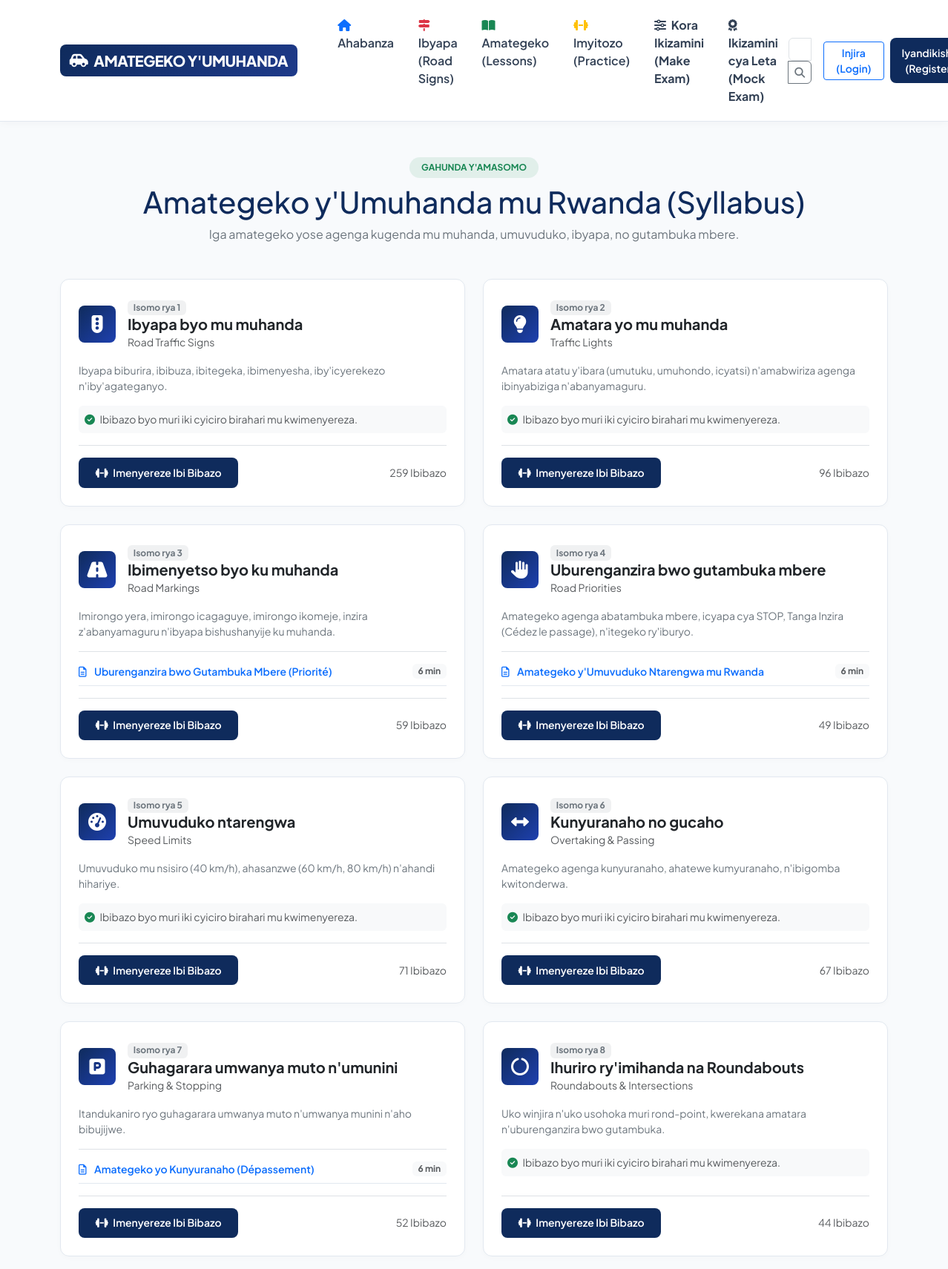
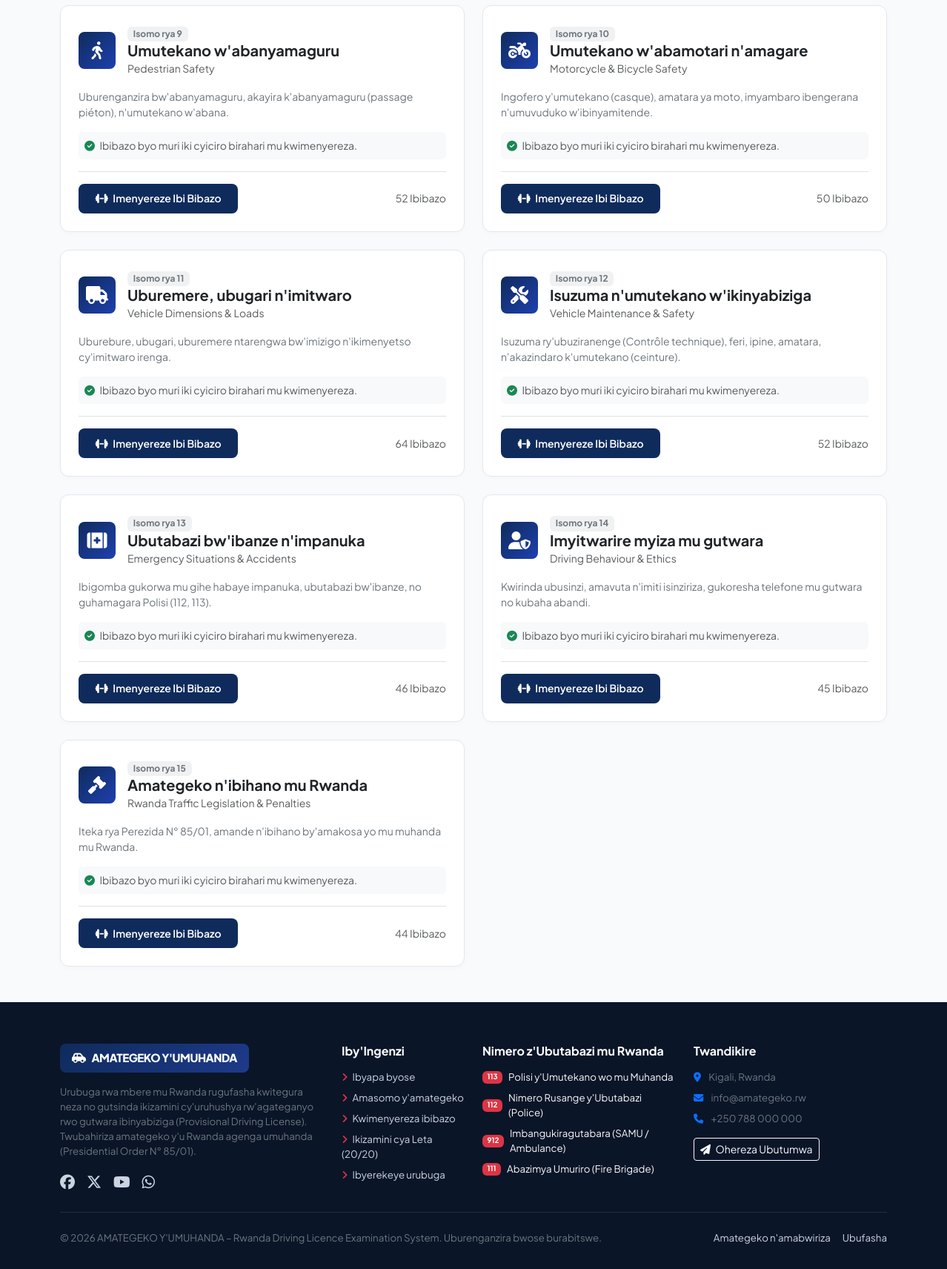
The page /curriculum/traffic-rules/ on the database its author committed (2 pictures, top to bottom).
### apps/curriculum/models.py (models this page shows, shortened)
class Category(models.Model):
    name_rw = models.CharField(max_length=150, verbose_name="Izina ry'Icyiciro (Kinyarwanda)")
    name_en = models.CharField(max_length=150, verbose_name="Category Name (English)")
    slug = models.SlugField(max_length=160, unique=True, blank=True)
    description_rw = models.TextField(blank=True, verbose_name="Ibisobanuro (Kinyarwanda)")
    description_en = models.TextField(blank=True, verbose_name="Description (English)")
    icon = models.CharField(max_length=50, default="fa-traffic-light", help_text="Font Awesome icon class")
    order = models.PositiveIntegerField(default=1)
    class Meta:
        ordering = ['order', 'id']
        verbose_name = "Syllabus Category"
        verbose_name_plural = "Syllabus Categories"

class Lesson(models.Model):
    category = models.ForeignKey(Category, on_delete=models.CASCADE, related_name='lessons')
    title_rw = models.CharField(max_length=250, verbose_name="Umutwe w'Isomo (Kinyarwanda)")
    title_en = models.CharField(max_length=250, verbose_name="Lesson Title (English)")
    slug = models.SlugField(max_length=260, unique=True, blank=True)
    summary_rw = models.TextField(verbose_name="Incamake (Kinyarwanda)")
    summary_en = models.TextField(verbose_name="Summary (English)")
    content_rw = models.TextField(verbose_name="Isomo Ryose (Kinyarwanda)")
    content_en = models.TextField(verbose_name="Full Lesson (English)")
    key_takeaways_rw = models.TextField(blank=True, verbose_name="Amasomo y'Ingenzi yo Kuzirikana")
    key_takeaways_en = models.TextField(blank=True, verbose_name="Key Takeaways")
    legal_reference = models.CharField(max_length=250, blank=True, verbose_name="Legal Reference")
    estimated_read_time = models.PositiveIntegerField(default=5, help_text="In minutes")
    order = models.PositiveIntegerField(default=1)
    created_at = models.DateTimeField(auto_now_add=True)
    updated_at = models.DateTimeField(auto_now=True)
    class Meta:
        ordering = ['category__order', 'order']
        verbose_name = "Lesson"
        verbose_name_plural = "Lessons"

### apps/curriculum/views.py (the view)
# urls.py: path('traffic-rules/', views.traffic_rules_view, name='traffic_rules'),
def traffic_rules_view(request):
    categories = Category.objects.prefetch_related('lessons').all()
    total_lessons = Lesson.objects.count()
    return render(request, 'curriculum/traffic_rules.html', {
        'categories': categories,
        'total_lessons': total_lessons
    })

### apps/core/context_processors.py (called while the page is built)
def global_context(request):
    return {
        'site_categories': Category.objects.all().order_by('order'),
        'total_questions_count': Question.objects.filter(is_active=True).count(),
        'total_road_signs_count': RoadSign.objects.count(),
        'official_exam_questions': 20,
        'official_exam_duration': 20,
        'official_exam_pass_mark': 12,
    }

### templates/curriculum/traffic_rules.html (shortened to what this page needs)
{% extends 'base.html' %}
{% block content %}
<div class="container py-5">
    <div class="text-center max-w-xl mx-auto mb-5">
        <span class="badge bg-success bg-opacity-10 text-success px-3 py-2 rounded-pill fw-bold mb-2">
            GAHUNDA Y'AMASOMO
        </span>
        <h1 class="fw-extrabold" style="color: #0f2b5c;">
            Amategeko y'Umuhanda mu Rwanda (Syllabus)
        </h1>
        <p class="text-secondary">
            Iga amategeko yose agenga kugenda mu muhanda, umuvuduko, ibyapa, no gutambuka mbere.
        </p>
    </div>
    <div class="row g-4">
        {% for cat in categories %}
        <div class="col-lg-6">
            <div class="card card-custom h-100 p-4">
                <div class="d-flex align-items-center gap-3 mb-3">
                    <div class="rounded-3 p-3 text-white" style="background: linear-gradient(135deg, #0f2b5c, #1e40af); width: 50px; height: 50px; display: flex; align-items: center; justify-content: center;">
                        <i class="fa-solid {{ cat.icon }} fs-4"></i>
                    </div>
                    <div>
                        <span class="badge bg-secondary bg-opacity-10 text-secondary">Isomo rya {{ cat.order }}</span>
                        <h5 class="fw-bold mb-0 text-dark">{{ cat.name_rw }}</h5>
                        <small class="text-muted">{{ cat.name_en }}</small>
                    </div>
                </div>
                <p class="text-secondary small mb-3">
                    {{ cat.description_rw }}
                </p>
                {% if cat.lessons.all %}
                <div class="list-group list-group-flush border-top pt-2 mb-3">
                    {% for lesson in cat.lessons.all %}
                    <a href="{% url 'curriculum:lesson_detail' lesson.slug %}" class="list-group-item list-group-item-action d-flex justify-content-between align-items-center px-0 py-2 border-0">
                        <span class="small fw-semibold text-primary">
                            <i class="fa-regular fa-file-lines me-2"></i> {{ lesson.title_rw }}
                        </span>
                        <span class="badge bg-light text-muted">{{ lesson.estimated_read_time }} min</span>
                    </a>
                    {% endfor %}
                </div>
                {% else %}
                <div class="p-2 bg-light rounded text-muted small mb-3">
                    <i class="fa-solid fa-circle-check text-success me-1"></i> Ibibazo byo muri iki cyiciro birahari mu kwimenyereza.
                </div>
                {% endif %}
                <div class="d-flex justify-content-between align-items-center mt-auto pt-3 border-top">
                    <a href="{% url 'examinations:practice' %}?category={{ cat.slug }}" class="btn btn-sm btn-rw-primary">
                        <i class="fa-solid fa-dumbbell me-1"></i> Imenyereze Ibi Bibazo
                    </a>
                    <span class="small text-muted">{{ cat.questions.count }} Ibibazo</span>
                </div>
            </div>
        </div>
        {% endfor %}
    </div>
</div>
{% endblock %}

### templates/base.html (style rules this page uses)
:root { --primary-blue: #0f2b5c; --primary-accent: #1e40af; --rwanda-red: #dc2626; --rwanda-yellow: #f59e0b; --rwanda-green: #10b981; --slate-bg: #f8fafc; --card-border: #e2e8f0; --text-dark: #0f172a; --text-muted: #64748b; }
body { font-family: 'Plus Jakarta Sans', -apple-system, BlinkMacSystemFont, "Segoe UI", Roboto, sans-serif; background-color: var(--slate-bg); color: var(--text-dark); min-height: 100vh; display: flex; flex-direction: column; }
.btn-rw-primary { background-color: var(--primary-blue); color: #ffffff; font-weight: 600; border: none; border-radius: 8px; padding: 0.6rem 1.4rem; transition: all 0.2s; }
.card-custom { background: #ffffff; border: 1px solid var(--card-border); border-radius: 12px; box-shadow: 0 2px 8px rgba(0, 0, 0, 0.02); transition: transform 0.2s, box-shadow 0.2s; }

### rows shown on the page
Category: order "1", name_rw "Ibyapa byo mu muhanda", name_en "Road Traffic Signs", description_rw "Ibyapa biburira, ibibuza, ibitegeka, ibimenyesha, iby'icyerekezo n'iby'agateganyo.", shows "Ibibazo byo muri iki cyiciro birahari mu kwimenyereza.", questions.count "259"
Category: order "2", name_rw "Amatara yo mu muhanda", name_en "Traffic Lights", description_rw "Amatara atatu y'ibara (umutuku, umuhondo, icyatsi) n'amabwiriza agenga ibinyabiziga n'abanyamaguru.", shows "Ibibazo byo muri iki cyiciro birahari mu kwimenyereza.", questions.count "96"
Category: order "3", name_rw "Ibimenyetso byo ku muhanda", name_en "Road Markings", description_rw "Imirongo yera, imirongo icagaguye, imirongo ikomeje, inzira z'abanyamaguru n'ibyapa bishushanyije ku muhanda.", questions.count "59"
Lesson: title_rw "Uburenganzira bwo Gutambuka Mbere (Priorité)", estimated_read_time "6"
Category: order "4", name_rw "Uburenganzira bwo gutambuka mbere", name_en "Road Priorities", description_rw "Amategeko agenga abatambuka mbere, icyapa cya STOP, Tanga Inzira (Cédez le passage), n'itegeko ry'iburyo.", questions.count "49"
Lesson: title_rw "Amategeko y'Umuvuduko Ntarengwa mu Rwanda", estimated_read_time "6"
Category: order "5", name_rw "Umuvuduko ntarengwa", name_en "Speed Limits", description_rw "Umuvuduko mu nsisiro (40 km/h), ahasanzwe (60 km/h, 80 km/h) n'ahandi hihariye.", shows "Ibibazo byo muri iki cyiciro birahari mu kwimenyereza.", questions.count "71"
Category: order "6", name_rw "Kunyuranaho no gucaho", name_en "Overtaking & Passing", description_rw "Amategeko agenga kunyuranaho, ahatewe kumyuranaho, n'ibigomba kwitonderwa.", shows "Ibibazo byo muri iki cyiciro birahari mu kwimenyereza.", questions.count "67"
Category: order "7", name_rw "Guhagarara umwanya muto n'umunini", name_en "Parking & Stopping", description_rw "Itandukaniro ryo guhagarara umwanya muto n'umwanya munini n'aho bibujijwe.", questions.count "52"
Lesson: title_rw "Amategeko yo Kunyuranaho (Dépassement)", estimated_read_time "6"
Category: order "8", name_rw "Ihuriro ry'imihanda na Roundabouts", name_en "Roundabouts & Intersections", description_rw "Uko winjira n'uko usohoka muri rond-point, kwerekana amatara n'uburenganzira bwo gutambuka.", shows "Ibibazo byo muri iki cyiciro birahari mu kwimenyereza.", questions.count "44"
Category: order "9", name_rw "Umutekano w'abanyamaguru", name_en "Pedestrian Safety", description_rw "Uburenganzira bw'abanyamaguru, akayira k'abanyamaguru (passage piéton), n'umutekano w'abana.", shows "Ibibazo byo muri iki cyiciro birahari mu kwimenyereza.", questions.count "52"
Category: order "10", name_rw "Umutekano w'abamotari n'amagare", name_en "Motorcycle & Bicycle Safety", description_rw "Ingofero y'umutekano (casque), amatara ya moto, imyambaro ibengerana n'umuvuduko w'ibinyamitende.", shows "Ibibazo byo muri iki cyiciro birahari mu kwimenyereza.", questions.count "50"
Category: order "11", name_rw "Uburemere, ubugari n'imitwaro", name_en "Vehicle Dimensions & Loads", description_rw "Uburebure, ubugari, uburemere ntarengwa bw'imizigo n'ikimenyetso cy'imitwaro irenga.", shows "Ibibazo byo muri iki cyiciro birahari mu kwimenyereza.", questions.count "64"
Category: order "12", name_rw "Isuzuma n'umutekano w'ikinyabiziga", name_en "Vehicle Maintenance & Safety", description_rw "Isuzuma ry'ubuziranenge (Contrôle technique), feri, ipine, amatara, n'akazindaro k'umutekano (ceinture).", shows "Ibibazo byo muri iki cyiciro birahari mu kwimenyereza.", questions.count "52"
Category: order "13", name_rw "Ubutabazi bw'ibanze n'impanuka", name_en "Emergency Situations & Accidents", description_rw "Ibigomba gukorwa mu gihe habaye impanuka, ubutabazi bw'ibanze, no guhamagara Polisi (112, 113).", shows "Ibibazo byo muri iki cyiciro birahari mu kwimenyereza.", questions.count "46"
Category: order "14", name_rw "Imyitwarire myiza mu gutwara", name_en "Driving Behaviour & Ethics", description_rw "Kwirinda ubusinzi, amavuta n'imiti isinziriza, gukoresha telefone mu gutwara no kubaha abandi.", shows "Ibibazo byo muri iki cyiciro birahari mu kwimenyereza.", questions.count "45"
Category: order "15", name_rw "Amategeko n'ibihano mu Rwanda", name_en "Rwanda Traffic Legislation & Penalties", description_rw "Iteka rya Perezida N° 85/01, amande n'ibihano by'amakosa yo mu muhanda mu Rwanda.", shows "Ibibazo byo muri iki cyiciro birahari mu kwimenyereza.", questions.count "44"
